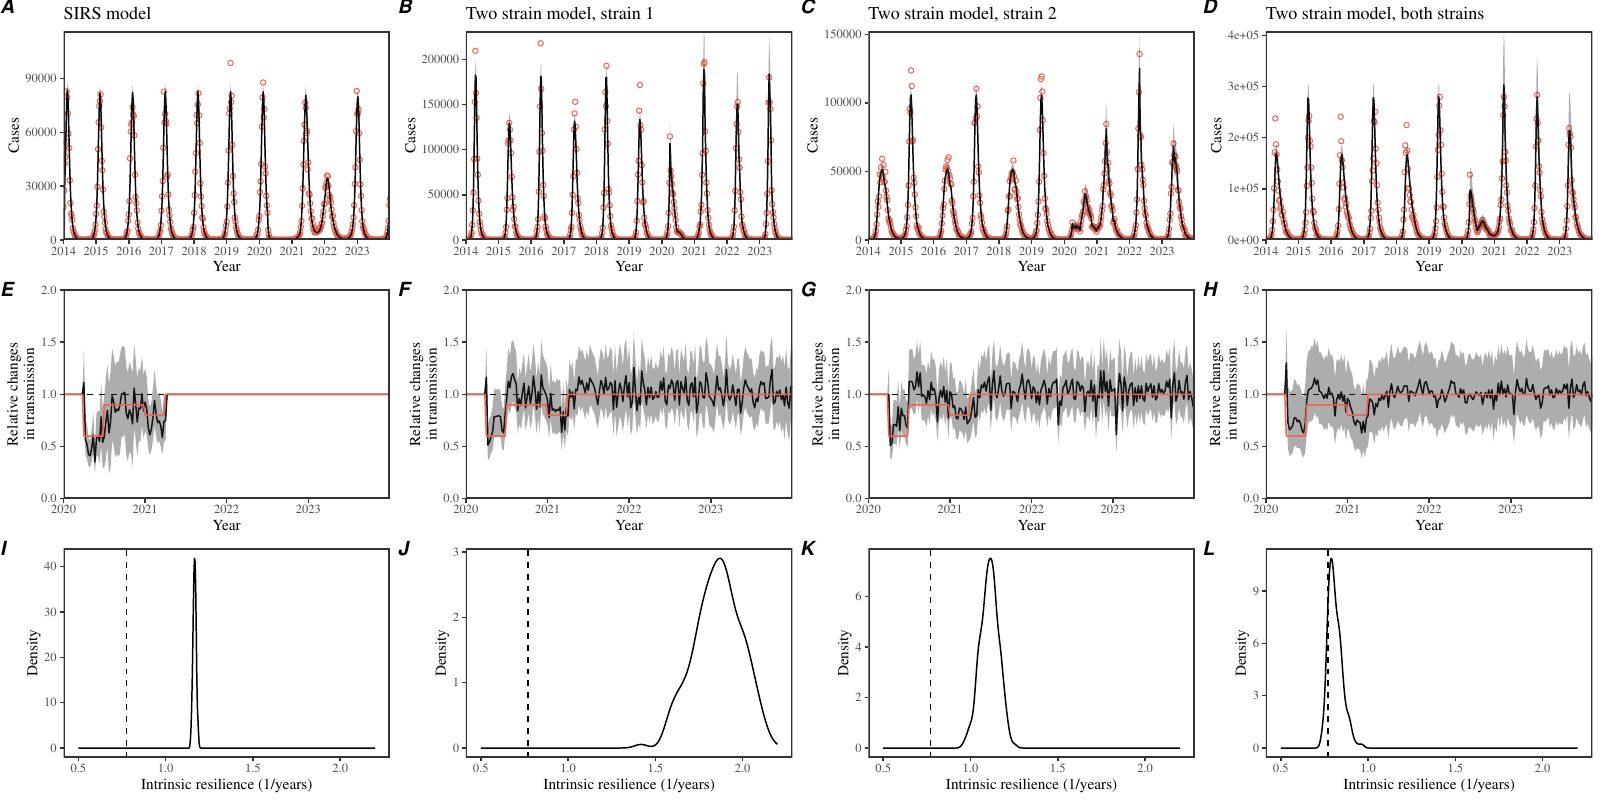

The R source for this figure:
library(rstan)
library(posterior)
library(dplyr)
library(ggplot2); theme_set(theme_bw(base_family="Times"))
library(egg)
source("../R/eigen_discrete.R")
source("../R/simulate_sirs.R")
source("../R/simulate_bhattacharyya.R")
source("../R/simulate_sirs_stoch.R")

load("../data_simulation/data_simulation_sirs.rda")
load("../data_simulation/data_simulation_bhattacharyya.rda")

load("../stanfit_simulation/stanfit_sirs_sirs.rda")
load("../stanfit_simulation/stanfit_sirs_bhattacharyya_both.rda")
load("../stanfit_simulation/stanfit_sirs_bhattacharyya1.rda")
load("../stanfit_simulation/stanfit_sirs_bhattacharyya2.rda")

ss_sirs <- summary(stanfit_sirs_sirs)
ss_b1 <- summary(stanfit_sirs_bhattacharyya1)
ss_b2 <- summary(stanfit_sirs_bhattacharyya2)
ss_bboth <- summary(stanfit_sirs_bhattacharyya_both)

time <- data_simulation_SIRS$year+data_simulation_SIRS$week/52
time <- time[time > 2014]

npifun_default <- function(t) {
  if (t >= 2020.25 & t < 2020.5) {
    npi <- 0.6
  } else if (t >= 2020.5 & t < 2021) {
    npi <- 0.9
  } else if (t >= 2021 & t < 2021.25) {
    npi <- 0.8
  } else {
    npi <- 1
  }
  
  return(npi)
}

npidata <- data.frame(
  time=time,
  npi=sapply(time, npifun_default)
)

fitdata_sirs <- data.frame(
  time=time,
  est=ss_sirs$summary[grepl("C\\[", rownames(ss_sirs$summary)),6],
  lwr=ss_sirs$summary[grepl("C\\[", rownames(ss_sirs$summary)),4],
  upr=ss_sirs$summary[grepl("C\\[", rownames(ss_sirs$summary)),8]
)

fitdata_b1 <- data.frame(
  time=time,
  est=ss_b1$summary[grepl("C\\[", rownames(ss_b1$summary)),6],
  lwr=ss_b1$summary[grepl("C\\[", rownames(ss_b1$summary)),4],
  upr=ss_b1$summary[grepl("C\\[", rownames(ss_b1$summary)),8]
)

fitdata_b2 <- data.frame(
  time=time,
  est=ss_b2$summary[grepl("C\\[", rownames(ss_b2$summary)),6],
  lwr=ss_b2$summary[grepl("C\\[", rownames(ss_b2$summary)),4],
  upr=ss_b2$summary[grepl("C\\[", rownames(ss_b2$summary)),8]
)

fitdata_bboth <- data.frame(
  time=time,
  est=ss_bboth$summary[grepl("C\\[", rownames(ss_bboth$summary)),6],
  lwr=ss_bboth$summary[grepl("C\\[", rownames(ss_bboth$summary)),4],
  upr=ss_bboth$summary[grepl("C\\[", rownames(ss_bboth$summary)),8]
)

npidata_sirs <- data.frame(
  time=time,
  est=ss_sirs$summary[grepl("npieff\\[", rownames(ss_sirs$summary)),6],
  lwr=ss_sirs$summary[grepl("npieff\\[", rownames(ss_sirs$summary)),4],
  upr=ss_sirs$summary[grepl("npieff\\[", rownames(ss_sirs$summary)),8]
)

npidata_b1 <- data.frame(
  time=time,
  est=ss_b1$summary[grepl("npieff\\[", rownames(ss_b1$summary)),6],
  lwr=ss_b1$summary[grepl("npieff\\[", rownames(ss_b1$summary)),4],
  upr=ss_b1$summary[grepl("npieff\\[", rownames(ss_b1$summary)),8]
)

npidata_b2 <- data.frame(
  time=time,
  est=ss_b2$summary[grepl("npieff\\[", rownames(ss_b2$summary)),6],
  lwr=ss_b2$summary[grepl("npieff\\[", rownames(ss_b2$summary)),4],
  upr=ss_b2$summary[grepl("npieff\\[", rownames(ss_b2$summary)),8]
)

npidata_bboth <- data.frame(
  time=time,
  est=ss_bboth$summary[grepl("npieff\\[", rownames(ss_bboth$summary)),6],
  lwr=ss_bboth$summary[grepl("npieff\\[", rownames(ss_bboth$summary)),4],
  upr=ss_bboth$summary[grepl("npieff\\[", rownames(ss_bboth$summary)),8]
)

dd_sirs <- as_draws_matrix(stanfit_sirs_sirs)
dd_b1 <- as_draws_matrix(stanfit_sirs_bhattacharyya1)
dd_b2 <- as_draws_matrix(stanfit_sirs_bhattacharyya2)
dd_bboth <- as_draws_matrix(stanfit_sirs_bhattacharyya_both)

nsamp <- 400

set.seed(101)
eigen_sirs_stan <- sapply(sample(nrow(dd_sirs), nsamp), function(j) {
  eigen_discrete_sirs(
    beta=mean(dd_sirs[j,grepl("beta", colnames(dd_sirs))]),
    omega=c(dd_sirs[j,colnames(dd_sirs)=="omega"]),
    N=1e8,
    mu=1/50/52,
    gamma=1,
    delta=c(dd_sirs[j,colnames(dd_sirs)=="delta"])
  )
})

resilience_sirs <- data.frame(
  value=-log(eigen_sirs_stan)*52
)

eigen_b1_stan <- sapply(sample(nrow(dd_b1), nsamp), function(j) {
  eigen_discrete_sirs(
    beta=mean(dd_b1[j,grepl("beta", colnames(dd_b1))]),
    omega=c(dd_b1[j,colnames(dd_b1)=="omega"]),
    N=1e8,
    mu=1/70/52,
    gamma=1,
    delta=c(dd_b1[j,colnames(dd_b1)=="delta"])
  )
})

resilience_b1 <- data.frame(
  value=-log(eigen_b1_stan)*52
)

eigen_b2_stan <- sapply(sample(nrow(dd_b2), nsamp), function(j) {
  eigen_discrete_sirs(
    beta=mean(dd_b2[j,grepl("beta", colnames(dd_b2))]),
    omega=c(dd_b2[j,colnames(dd_b2)=="omega"]),
    N=1e8,
    mu=1/70/52,
    gamma=1,
    delta=c(dd_b2[j,colnames(dd_b2)=="delta"])
  )
})

resilience_b2 <- data.frame(
  value=-log(eigen_b2_stan)*52
)

eigen_bboth_stan <- sapply(sample(nrow(dd_bboth), nsamp), function(j) {
  eigen_discrete_sirs(
    beta=mean(dd_bboth[j,grepl("beta", colnames(dd_bboth))]),
    omega=c(dd_bboth[j,colnames(dd_bboth)=="omega"]),
    N=1e8,
    mu=1/70/52,
    gamma=1,
    delta=c(dd_bboth[j,colnames(dd_bboth)=="delta"])
  )
})

resilience_bboth <- data.frame(
  value=-log(eigen_bboth_stan)*52
)

ee_sirs_true <- eigen_sirs()
ee_b_true <- eigen_bhattacharyya()

ee_b <- -max(Re(ee_b_true$values[Im(ee_b_true$values)!=0]))

g1 <- ggplot(data_simulation_SIRS) +
  geom_point(aes(year+week/52, cases), col="#EF6351", shape=1) +
  geom_line(data=fitdata_sirs, aes(time, est)) +
  geom_ribbon(data=fitdata_sirs, aes(time, ymin=lwr, ymax=upr), alpha=0.4) +
  scale_x_continuous("Year", limits=c(2014, 2024), expand=c(0, 0),
                     breaks=2014:2023) +
  scale_y_continuous("Cases", limits=c(0, NA), expand=c(0, 0))  +
  ggtitle("SIRS model") +
  theme(
    panel.grid = element_blank(),
    panel.border = element_rect(linewidth=1)
  )

g2 <- ggplot(npidata_sirs) +
  geom_hline(yintercept=1, lty=2) +
  geom_line(aes(time, est)) +
  geom_ribbon(aes(time, ymin=lwr, ymax=upr), alpha=0.4) +
  geom_line(data=npidata, aes(time, npi), col="#EF6351") +
  scale_x_continuous("Year", limits=c(2020, 2024), expand=c(0, 0),
                     breaks=c(2020:2023)) +
  scale_y_continuous("Relative changes\nin transmission", limits=c(0, 2), expand=c(0, 0))  +
  theme(
    panel.grid = element_blank(),
    panel.border = element_rect(linewidth=1)
  )

g3 <- ggplot(resilience_sirs) +
  geom_density(aes(value)) +
  geom_vline(xintercept=ee_sirs_true, lty=2)+
  scale_x_continuous("Intrinsic resilience (1/years)", limits=c(0.5, 2.2)) +
  scale_y_continuous("Density")  +
  theme(
    panel.grid = element_blank(),
    panel.border = element_rect(linewidth=1)
  )

g4 <- ggplot(data_simulation_bhattacharyya1) +
  geom_point(aes(year+week/52, cases), col="#EF6351", shape=1) +
  geom_line(data=fitdata_b1, aes(time, est)) +
  geom_ribbon(data=fitdata_b1, aes(time, ymin=lwr, ymax=upr), alpha=0.4) +
  scale_x_continuous("Year", limits=c(2014, 2024), expand=c(0, 0),
                     breaks=2014:2023) +
  scale_y_continuous("Cases", limits=c(0, NA), expand=c(0, 0))  +
  ggtitle("Two strain model, strain 1") +
  theme(
    panel.grid = element_blank(),
    panel.border = element_rect(linewidth=1)
  )

g5 <- ggplot(npidata_b1) +
  geom_hline(yintercept=1, lty=2) +
  geom_line(aes(time, est)) +
  geom_ribbon(aes(time, ymin=lwr, ymax=upr), alpha=0.4) +
  geom_line(data=npidata, aes(time, npi), col="#EF6351") +
  scale_x_continuous("Year", limits=c(2020, 2024), expand=c(0, 0),
                     breaks=c(2020:2023)) +
  scale_y_continuous("Relative changes\nin transmission", limits=c(0, 2), expand=c(0, 0))  +
  theme(
    panel.grid = element_blank(),
    panel.border = element_rect(linewidth=1)
  )

g6 <- ggplot(resilience_b1) +
  geom_density(aes(value)) +
  geom_vline(xintercept=ee_b, lty=2)+
  scale_x_continuous("Intrinsic resilience (1/years)", limits=c(0.5, 2.2)) +
  scale_y_continuous("Density")  +
  theme(
    panel.grid = element_blank(),
    panel.border = element_rect(linewidth=1)
  )

g7 <- ggplot(data_simulation_bhattacharyya2) +
  geom_point(aes(year+week/52, cases), col="#EF6351", shape=1) +
  geom_line(data=fitdata_b2, aes(time, est)) +
  geom_ribbon(data=fitdata_b2, aes(time, ymin=lwr, ymax=upr), alpha=0.4) +
  scale_x_continuous("Year", limits=c(2014, 2024), expand=c(0, 0),
                     breaks=2014:2023) +
  scale_y_continuous("Cases", limits=c(0, NA), expand=c(0, 0))  +
  ggtitle("Two strain model, strain 2") +
  theme(
    panel.grid = element_blank(),
    panel.border = element_rect(linewidth=1)
  )

g8 <- ggplot(npidata_b2) +
  geom_hline(yintercept=1, lty=2) +
  geom_line(aes(time, est)) +
  geom_ribbon(aes(time, ymin=lwr, ymax=upr), alpha=0.4) +
  geom_line(data=npidata, aes(time, npi), col="#EF6351") +
  scale_x_continuous("Year", limits=c(2020, 2024), expand=c(0, 0),
                     breaks=c(2020:2023)) +
  scale_y_continuous("Relative changes\nin transmission", limits=c(0, 2), expand=c(0, 0))  +
  theme(
    panel.grid = element_blank(),
    panel.border = element_rect(linewidth=1)
  )

g9 <- ggplot(resilience_b2) +
  geom_density(aes(value)) +
  geom_vline(xintercept=ee_b, lty=2)+
  scale_x_continuous("Intrinsic resilience (1/years)", limits=c(0.5, 2.2)) +
  scale_y_continuous("Density")  +
  theme(
    panel.grid = element_blank(),
    panel.border = element_rect(linewidth=1)
  )

g10 <- ggplot(data_simulation_bhattacharyya_both) +
  geom_point(aes(year+week/52, cases), col="#EF6351", shape=1) +
  geom_line(data=fitdata_bboth, aes(time, est)) +
  geom_ribbon(data=fitdata_bboth, aes(time, ymin=lwr, ymax=upr), alpha=0.4) +
  scale_x_continuous("Year", limits=c(2014, 2024), expand=c(0, 0),
                     breaks=2014:2023) +
  scale_y_continuous("Cases", limits=c(0, NA), expand=c(0, 0))  +
  ggtitle("Two strain model, both strains") +
  theme(
    panel.grid = element_blank(),
    panel.border = element_rect(linewidth=1)
  )

g11 <- ggplot(npidata_bboth) +
  geom_hline(yintercept=1, lty=2) +
  geom_line(aes(time, est)) +
  geom_ribbon(aes(time, ymin=lwr, ymax=upr), alpha=0.4) +
  geom_line(data=npidata, aes(time, npi), col="#EF6351") +
  scale_x_continuous("Year", limits=c(2020, 2024), expand=c(0, 0),
                     breaks=2020:2023) +
  scale_y_continuous("Relative changes\nin transmission", limits=c(0, 2), expand=c(0, 0))  +
  theme(
    panel.grid = element_blank(),
    panel.border = element_rect(linewidth=1)
  )

g12 <- ggplot(resilience_bboth) +
  geom_density(aes(value)) +
  geom_vline(xintercept=ee_b, lty=2)+
  scale_x_continuous("Intrinsic resilience (1/years)", limits=c(0.5, 2.2)) +
  scale_y_continuous("Density")  +
  theme(
    panel.grid = element_blank(),
    panel.border = element_rect(linewidth=1)
  )

gcomb <- ggarrange(g1, g2, g3, g4, g5, g6, g7, g8, g9, g10, g11, g12,
          byrow = FALSE,
          ncol=4,
          labels=c("A", "E", "I",
                   "B", "F", "J",
                   "C", "G", "K",
                   "D", "H", "L"))

ggsave("figure_fit.pdf", gcomb, width=16, height=8)
